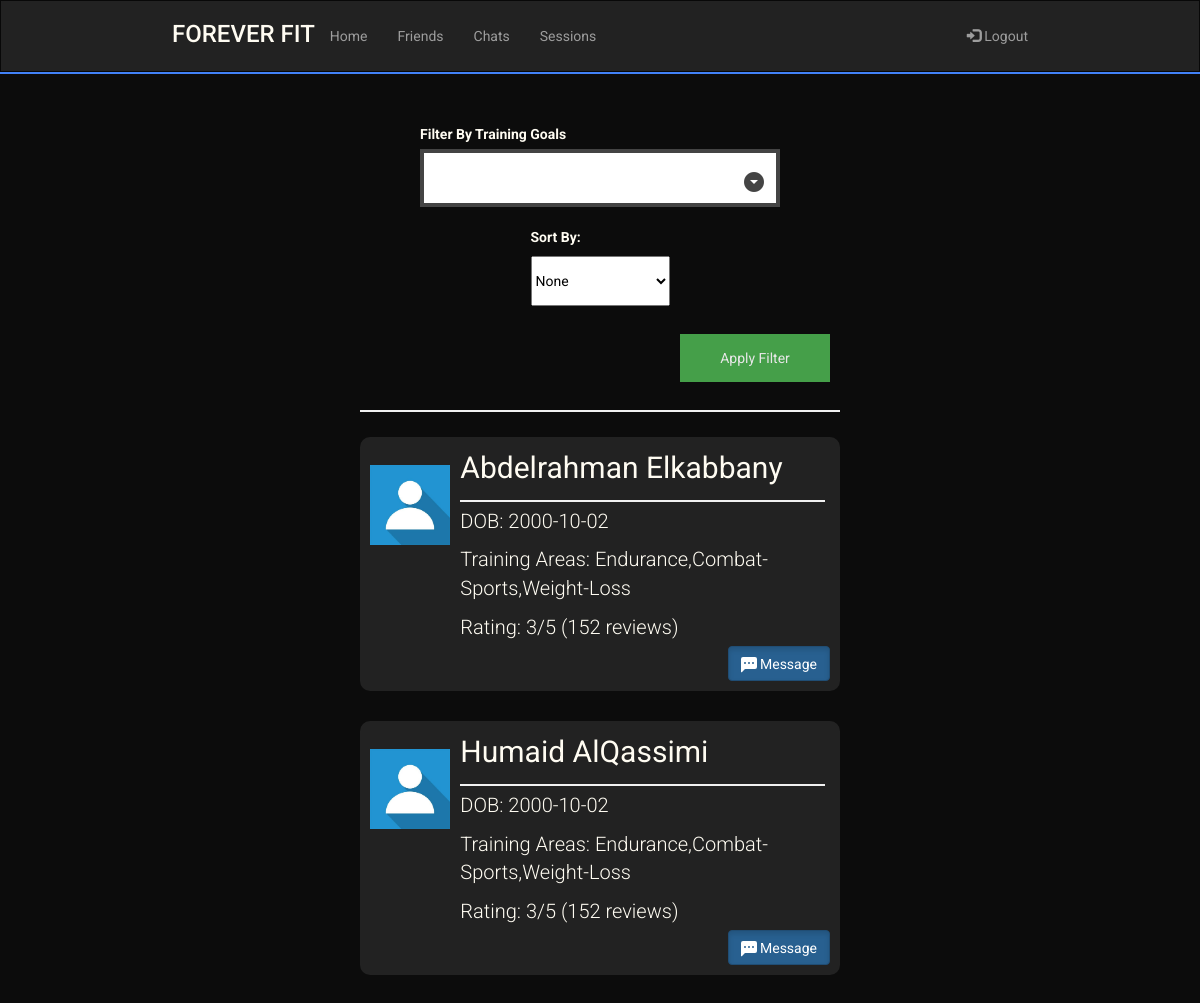
Before: /TrainerSearch (signed in) with the older database file.
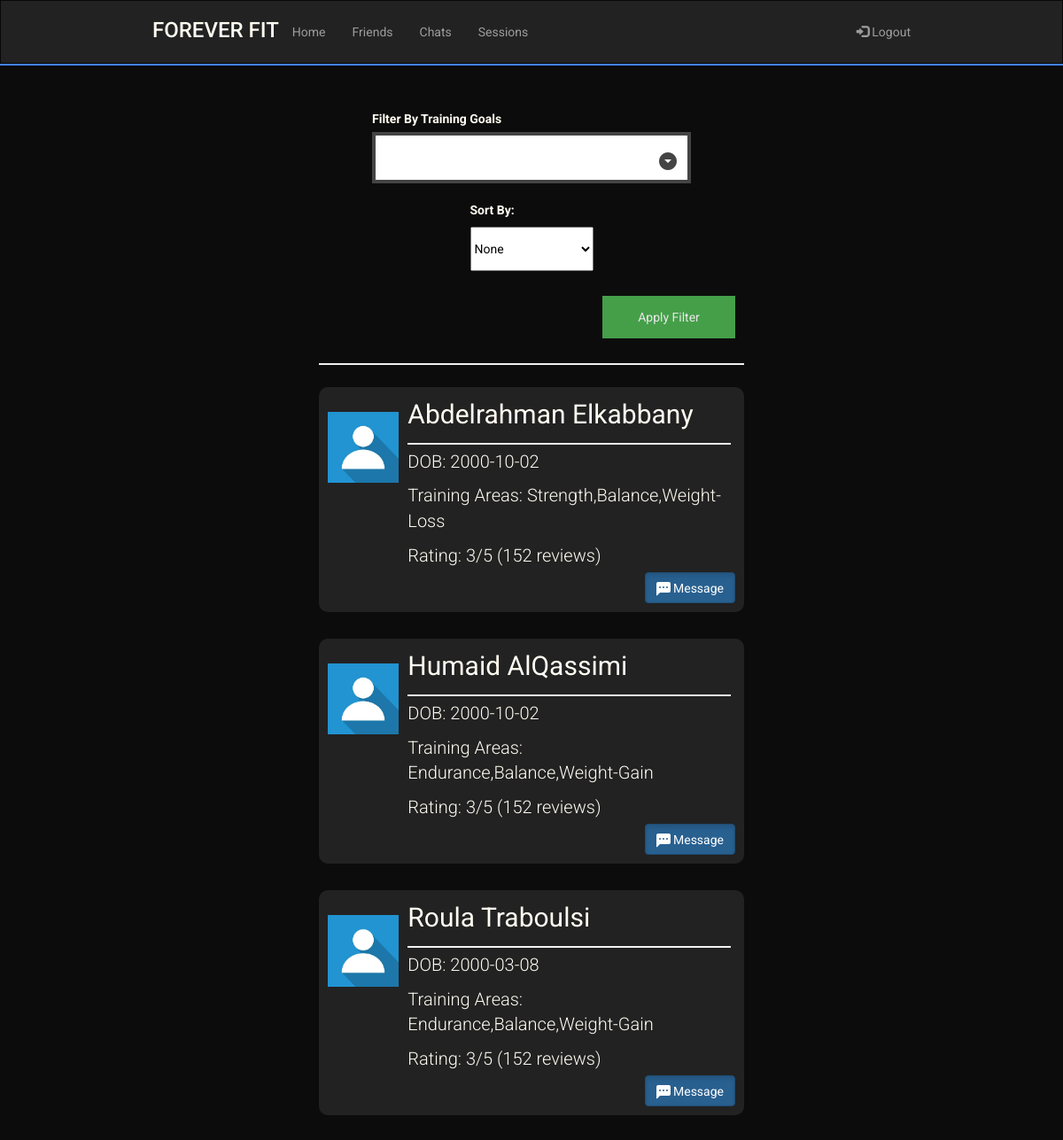
After: the same page with the newer database file.
### sql_db.py (models this page shows, shortened)
class User(UserMixin,db.Model):
    __tablename__ = 'user'
    username = db.Column(db.String(80), unique=True, primary_key=True)
    fname = db.Column(db.String(120), nullable=False)
    lname = db.Column(db.String(120), nullable=False)
    dob = db.Column(db.String(120), nullable=False)
    password = db.Column(db.String(120), nullable=False)
    isTrainer = db.Column(db.Boolean, nullable = False)
    fitnessGoals = db.Column(db.String(120), nullable=True)
    def __repr__(self):
        return '<User %r>' % self.username

### routes.py (the view)
@app.route('/TrainerSearch')
@login_required
def TrainerSearch():
    return render_template('trainer-search.html', trainers = get_trainers())

### main.py (called while the page is built)
    @login.user_loader
    def load_user(uname):
        return User.query.get(uname)

### sql_db.py (called while the page is built)
def get_trainers():
    print(User.query.filter_by(isTrainer = True).all())
    return User.query.filter_by(isTrainer = True).all()

### templates/trainer-search.html (shortened to what this page needs)
<!DOCTYPE html>
<html lang="en">
    <head>
        <link rel="stylesheet" href="https://maxcdn.bootstrapcdn.com/bootstrap/3.4.1/css/bootstrap.min.css" />
        <link rel="stylesheet" href="../static/main.css" />
        <link rel="stylesheet" href="../static/dropdown.css" />
    </head>
    <body>
        <header>
            <nav class="navbar navbar-inverse" style="border-radius: 0px; margin-bottom: 0px;">
                <div class="container-fluid">
                    <div class="navbar-header mobile-center">
                        <h3 class="logo" href="#">FOREVER FIT</h3>
                    </div>
                    <ul class="nav navbar-nav laptop">
                        <li><a href="/">Home</a></li>
                        <li><a href="/Friends">Friends</a></li>
                        <li><a href="/chats">Chats</a></li>
                        <li><a href="/TrainingSessions">Sessions</a></li>
                    </ul>
                    <ul class="nav navbar-nav navbar-right laptop">
                        <li>
                            <a href="/logout"><span class="glyphicon glyphicon-log-in"></span> Logout</a>
                        </li>
                    </ul>
                </div>
            </nav>
            <hr class="header-hr"/>
        </header>
        <main>
            <form method="post" class="t-options">
                <div class="trainer-options">
                    <div class="f-column tgoals">
                        <label>Filter By Training Goals</label>
                    </div>
                    <div class="f-column">
                        <label for="sortby" style="margin-bottom: 9px;">Sort By:</label>
                            <select id="sortby" name="sortby" style="color: black; height:50px;">
                              <option value="none">None</option>
                            </select>
                    </div>
                </div>
                <div class="filter-div">
                    <button type="submit" class="filter" >Apply Filter</button>
                </div>
                <hr>
            </form>
            <div class="trainer-holder">
                {% for trainer in trainers %}
                <div class="trainer-widget">
                    <div class="trainer-image">
                        <img src="../static/images/profile-picture.jpeg" alt="ProfilePicture" class="profile-picture">
                    </div>
                    <div class="flex-column">
                        <div class = "trainer-info">
                            <div class="trainer-name big">
                                <p>{{ trainer.fname }} {{ trainer.lname }}</p>
                            </div>
                            <hr style="width: 100%; margin-top: 5px; margin-bottom:5px">
                            <div class="small trainer-details">
                                <p>DOB: {{ trainer.dob }}</p>
                                <p>Training Areas: {{ trainer.fitnessGoals }}</p>
                                <p>Rating: 3/5 (152 reviews)</p>
                            </div>
                        </div>
                        <div class="message-button">
                            <a href="/chat/{{trainer.username}}" class="btn btn-primary active mbtn" role="button">
                                Message
                            </a>
                        </div>
                    </div>
                </div>
                {% endfor %}
            </div>
        </main>
    </body>
</html>

### static/main.css (style rules this page uses)
:root { --black: #0c0c0c; --white: #fffcf2; --red: #e54b4b; --lightred: #f0c1c1; --blue: #4282f8; --darkblue: #356cd1; --grey: #222222; --lightgrey: #3d3d3d; }
@media (min-width : 872px) { .container-fluid { margin-bottom: 10px; } }
@media (min-width : 872px) { .navbar { padding-left: 13%; padding-right: 13%; } }
@media (min-width : 872px) { .navbar-nav { padding-top: 10px; } }
@media (min-width : 872px) { .big { font-size: 30px; } }
@media (min-width : 872px) { .small { font-size: 20px; font-weight: 300; } }
body { font-family: 'Roboto', sans-serif; background-color: var(--black); }
main { background-color: var(--black); display: block; overflow: auto; color: var(--white) }
.header-hr { margin-top: 0px; margin-bottom: 0px; border: 1px solid var(--blue); }
.logo { color: var(--white); }
hr { border: 1px solid #f1f1f1; margin-bottom: 25px; }
button { background-color: #4CAF50; color: white; padding: 14px 20px; margin: 8px 0; border: none; cursor: pointer; width: 100%; opacity: 0.9; }
.trainer-holder { display: flex; flex-direction: column; justify-content: space-between; }
.trainer-widget { border-radius: 10px; background-color: #222222; display: flex; flex-direction: row; margin-bottom: 30px; }
.trainer-image { width:100px; margin-right: 10px; }
.profile-picture { width: 100%; }
.trainer-info { width: 98%; }
.flex-column { width: 100%; }
.message-button { position: relative; height: 30px; }
.mbtn { position: absolute; bottom: 0; right: 0; }
.bi { position:relative; bottom: -4px; }
.trainer-options { display: flex; flex-wrap: wrap; }
@media (min-width : 1065px) { .trainer-holder { padding-left: 30%; padding-right: 30%; } }
@media (min-width : 1065px) { .trainer-image { padding-top : 18px; } }
@media (min-width : 1065px) { .trainer-widget { padding: 10px 10px 10px 10px; } }
@media (min-width : 1065px) { .t-options { padding-left:30%; padding-right:30%; padding-top: 30px; } }
.trainer-options { display: flex; flex-direction: row; justify-content: space-evenly; }
.f-column { padding-top:20px; display: flex; flex-direction: column; }
.filter { width: 150px; }
.filter-div { display: flex; padding-top: 20px; }
@media (min-width : 711px) { .tgoals { width: 75%; } }
@media (min-width : 711px) { .filter-div { justify-content: flex-end; padding-right: 10px; } }
:root { --gutter: 20px; }

Changed rows visible on the page:
changed User "Abdelrahman": fitnessGoals "Endurance,Combat-Sports,Weight-Loss" → "Strength,Balance,Weight-Loss"
changed User "Humaid": fitnessGoals "Endurance,Combat-Sports,Weight-Loss" → "Endurance,Balance,Weight-Gain"
added User: fname "Roula", lname "Traboulsi", dob "2000-03-08", fitnessGoals "Endurance,Balance,Weight-Gain"
